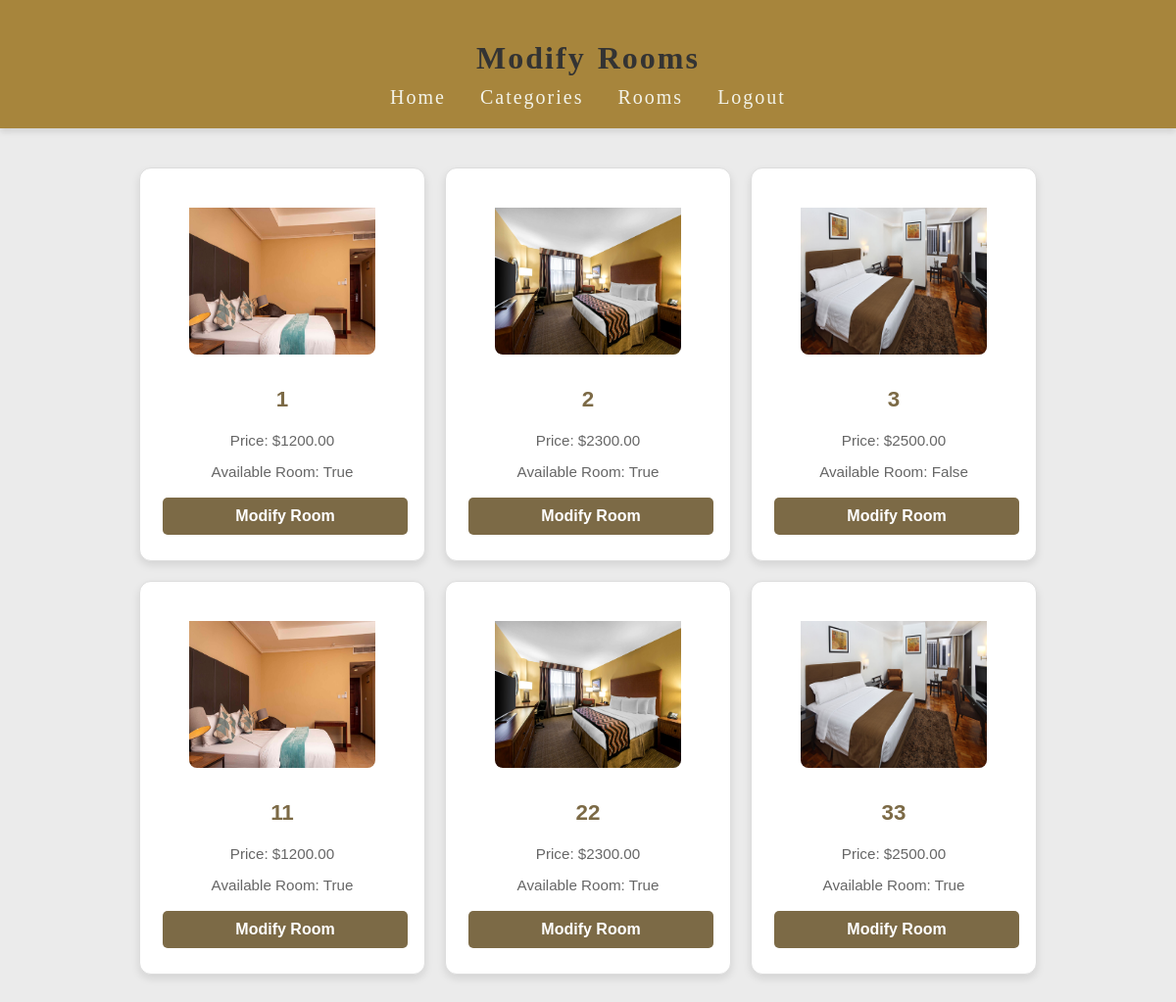
Before: /dashboard/room/modify/ (signed in) with the older database file.
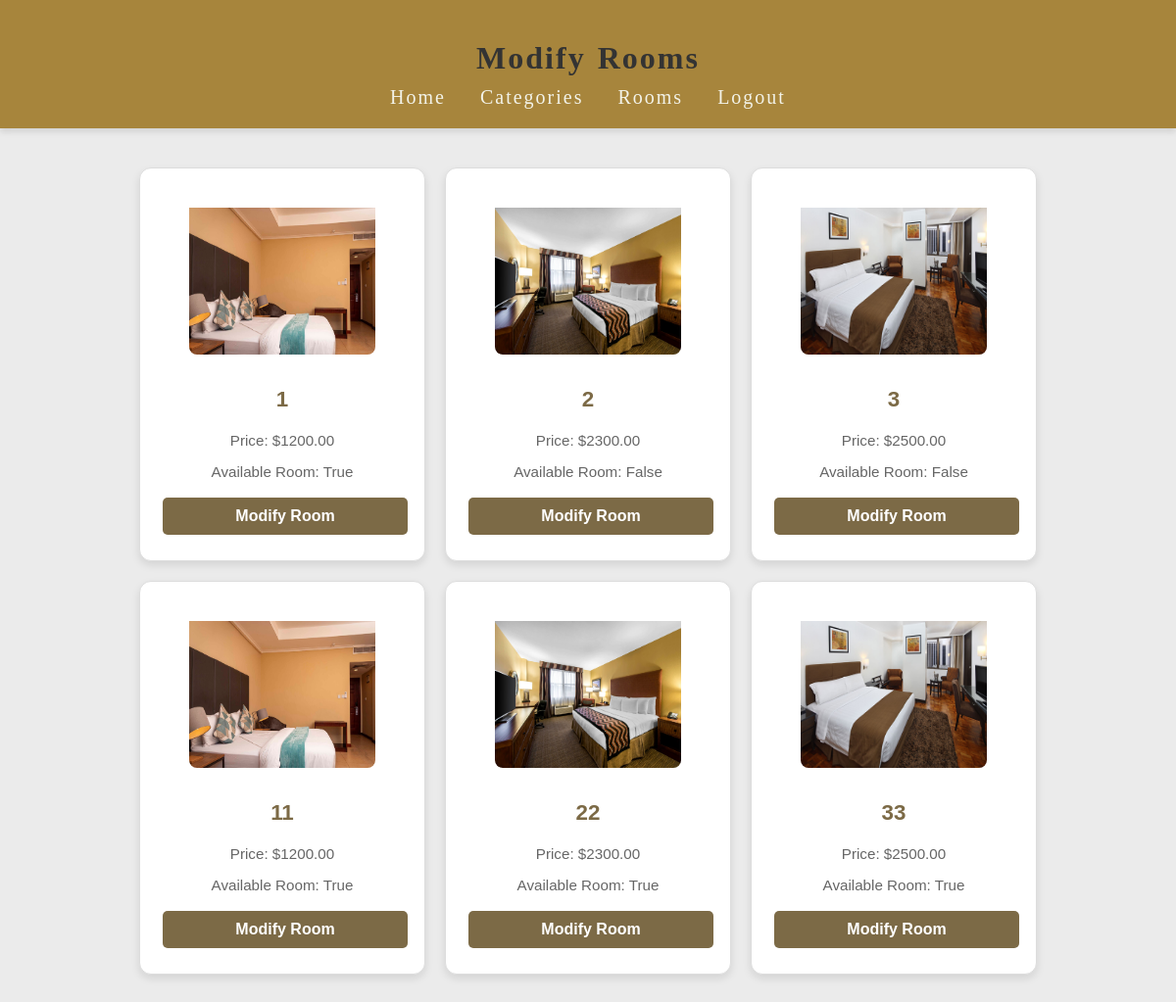
After: the same page with the newer database file.
### dashboard/models.py (models this page shows, shortened)
class Room(models.Model):
    room_category = models.ForeignKey(RoomCategory, on_delete=models.CASCADE)
    room_id = models.CharField(max_length=10)
    is_available = models.BooleanField(default=True)

class RoomCategory(models.Model):
    category_id = models.CharField(max_length=30)
    room_photo = models.ImageField(default='fallback.png', blank=True)
    room_desc = models.TextField(max_length=200, blank=True)
    room_price = models.DecimalField(max_digits=10, decimal_places=2)

### dashboard/views.py (the view)
# urls.py: path('room/modify/', views.modify_room_landing, name='modify_room_landing'),
@login_required
def modify_room_landing(request):
    rooms = Room.objects.all()
    return render(request, 'dashboard/modify_room_landing.html', {'rooms': rooms})

### dashboard/templates/dashboard/modify_room_landing.html (shortened to what this page needs)
{% load static %}
<!DOCTYPE html>
<html lang="en">
<head>
    <link rel="stylesheet" href="{% static 'css/css.css' %}">
</head>
<body>
    <header>
        <h1>Modify Rooms</h1>
        <ul>
            <li><a href="{% url 'dashboard:admin_landing' %}">Home</a></li>
            <li><a href="{% url 'dashboard:add_or_modify_category' %}">Categories</a></li>
            <li><a href="{% url 'dashboard:add_or_modify_room' %}">Rooms</a></li>
            <li><a href="{% url 'dashboard:admin_logout' %}">Logout</a></li>
        </ul>
    </header>
    <div class="container">
        {% for room in rooms %}
        <div class="card-container">
            {% if room.room_category.room_photo %}
            <img src="{{ room.room_category.room_photo.url }}" alt="Room Photo" class="room-photo">
        {% else %}
            <img src="{% static 'dashboard/images/default-room.jpg' %}" alt="Default Room Photo" class="room-photo">
        {% endif %}
            <h2>{{ room.room_id }}</h2>
            <p>Price: ${{ room.room_category.room_price }}</p>
            <p>Available Room: {{ room.is_available }}</p>
            <a href="{% url 'dashboard:room_detail' room.id %}">
                <button>Modify Room</button>
            </a>
        </div>
        {% endfor %}
    </div>
</body>
</html>

Changed rows visible on the page:
changed Room (number 2 of 6 on the later page): is_available "True" → "False"
